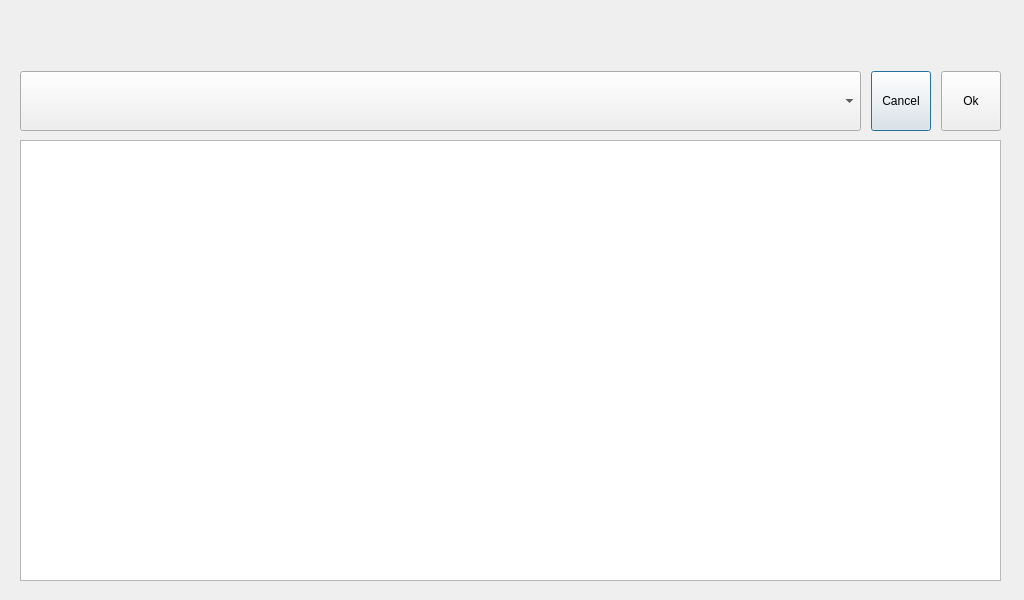
<?xml version="1.0" encoding="UTF-8"?>
<ui version="4.0">
 <class>PlayListWindow</class>
 <widget class="QDialog" name="PlayListWindow">
  <property name="geometry">
   <rect>
    <x>0</x>
    <y>0</y>
    <width>1024</width>
    <height>600</height>
   </rect>
  </property>
  <property name="windowTitle">
   <string>Dialog</string>
  </property>
  <widget class="QListWidget" name="listWidget">
   <property name="geometry">
    <rect>
     <x>20</x>
     <y>140</y>
     <width>981</width>
     <height>441</height>
    </rect>
   </property>
   <property name="font">
    <font>
     <pointsize>20</pointsize>
    </font>
   </property>
   <property name="frameShape">
    <enum>QFrame::StyledPanel</enum>
   </property>
   <property name="batchSize">
    <number>5</number>
   </property>
  </widget>
  <widget class="QWidget" name="layoutWidget">
   <property name="geometry">
    <rect>
     <x>20</x>
     <y>70</y>
     <width>981</width>
     <height>62</height>
    </rect>
   </property>
   <layout class="QHBoxLayout" name="horizontalLayout">
    <property name="spacing">
     <number>10</number>
    </property>
    <item>
     <widget class="QComboBox" name="diskListCombo">
      <property name="minimumSize">
       <size>
        <width>600</width>
        <height>60</height>
       </size>
      </property>
     </widget>
    </item>
    <item>
     <widget class="QPushButton" name="btnCancel">
      <property name="minimumSize">
       <size>
        <width>60</width>
        <height>60</height>
       </size>
      </property>
      <property name="maximumSize">
       <size>
        <width>60</width>
        <height>16777215</height>
       </size>
      </property>
      <property name="text">
       <string>Cancel</string>
      </property>
     </widget>
    </item>
    <item>
     <widget class="QPushButton" name="btnOk">
      <property name="minimumSize">
       <size>
        <width>0</width>
        <height>60</height>
       </size>
      </property>
      <property name="maximumSize">
       <size>
        <width>60</width>
        <height>16777215</height>
       </size>
      </property>
      <property name="text">
       <string>Ok</string>
      </property>
     </widget>
    </item>
   </layout>
  </widget>
 </widget>
 <resources/>
 <connections/>
</ui>
